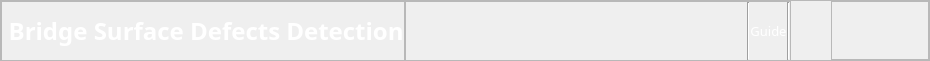
        <widget class="QFrame" name="frame_2">
         <property name="sizePolicy">
          <sizepolicy hsizetype="Preferred" vsizetype="Expanding">
           <horstretch>0</horstretch>
           <verstretch>1</verstretch>
          </sizepolicy>
         </property>
         <property name="minimumSize">
          <size>
           <width>0</width>
           <height>61</height>
          </size>
         </property>
         <property name="maximumSize">
          <size>
           <width>16777215</width>
           <height>61</height>
          </size>
         </property>
         <property name="styleSheet">
          <string notr="true">#frame_2{
	
	background-color: rgb(200, 200, 200);
}
QPushButton,#pushButton{
	border:none;
	color: rgb(255, 255, 255);
}
QPushButton:hover{
	padding-bottom:4px;
}</string>
         </property>
         <property name="frameShape">
          <enum>QFrame::StyledPanel</enum>
         </property>
         <property name="frameShadow">
          <enum>QFrame::Raised</enum>
         </property>
         <layout class="QHBoxLayout" name="horizontalLayout">
          <property name="spacing">
           <number>0</number>
          </property>
          <property name="leftMargin">
           <number>0</number>
          </property>
          <property name="topMargin">
           <number>0</number>
          </property>
          <property name="rightMargin">
           <number>0</number>
          </property>
          <property name="bottomMargin">
           <number>0</number>
          </property>
          <item>
           <widget class="QFrame" name="frame_4">
            <property name="sizePolicy">
             <sizepolicy hsizetype="Expanding" vsizetype="Preferred">
              <horstretch>1</horstretch>
              <verstretch>0</verstretch>
             </sizepolicy>
            </property>
            <property name="minimumSize">
             <size>
              <width>0</width>
              <height>60</height>
             </size>
            </property>
            <property name="frameShape">
             <enum>QFrame::StyledPanel</enum>
            </property>
            <property name="frameShadow">
             <enum>QFrame::Raised</enum>
            </property>
            <layout class="QHBoxLayout" name="horizontalLayout_2">
             <property name="spacing">
              <number>0</number>
             </property>
             <property name="leftMargin">
              <number>0</number>
             </property>
             <property name="topMargin">
              <number>0</number>
             </property>
             <property name="rightMargin">
              <number>0</number>
             </property>
             <property name="bottomMargin">
              <number>0</number>
             </property>
             <item>
              <widget class="QPushButton" name="pushButton">
               <property name="font">
                <font>
                 <family>微软雅黑</family>
                 <pointsize>18</pointsize>
                 <weight>75</weight>
                 <bold>true</bold>
                </font>
               </property>
               <property name="text">
                <string> Bridge Surface Defects Detection</string>
               </property>
               <property name="icon">
                <iconset resource="resource.qrc">
                 <normaloff>:/images/image/bridge_3.png</normaloff>:/images/image/bridge_3.png</iconset>
               </property>
               <property name="iconSize">
                <size>
                 <width>50</width>
                 <height>50</height>
                </size>
               </property>
              </widget>
             </item>
            </layout>
           </widget>
          </item>
          <item>
           <widget class="QFrame" name="frame_5">
            <property name="sizePolicy">
             <sizepolicy hsizetype="Expanding" vsizetype="Preferred">
              <horstretch>4</horstretch>
              <verstretch>0</verstretch>
             </sizepolicy>
            </property>
            <property name="minimumSize">
             <size>
              <width>0</width>
              <height>60</height>
             </size>
            </property>
            <property name="frameShape">
             <enum>QFrame::StyledPanel</enum>
            </property>
            <property name="frameShadow">
             <enum>QFrame::Raised</enum>
            </property>
            <layout class="QHBoxLayout" name="horizontalLayout_4">
             <property name="spacing">
              <number>0</number>
             </property>
             <property name="leftMargin">
              <number>0</number>
             </property>
             <property name="topMargin">
              <number>0</number>
             </property>
             <property name="rightMargin">
              <number>0</number>
             </property>
             <property name="bottomMargin">
              <number>0</number>
             </property>
             <item>
              <spacer name="horizontalSpacer_2">
               <property name="orientation">
                <enum>Qt::Horizontal</enum>
               </property>
               <property name="sizeHint" stdset="0">
                <size>
                 <width>341</width>
                 <height>20</height>
                </size>
               </property>
              </spacer>
             </item>
             <item>
              <widget class="Line" name="line">
               <property name="orientation">
                <enum>Qt::Vertical</enum>
               </property>
              </widget>
             </item>
             <item>
              <widget class="QPushButton" name="pushButton_5">
               <property name="font">
                <font>
                 <family>微软雅黑</family>
                 <pointsize>10</pointsize>
                 <weight>50</weight>
                 <italic>false</italic>
                 <bold>false</bold>
                 <underline>false</underline>
                </font>
               </property>
               <property name="text">
                <string>Guide</string>
               </property>
               <property name="icon">
                <iconset resource="resource.qrc">
                 <normaloff>:/icons/icons/guide.png</normaloff>:/icons/icons/guide.png</iconset>
               </property>
               <property name="iconSize">
                <size>
                 <width>25</width>
                 <height>25</height>
                </size>
               </property>
              </widget>
             </item>
             <item>
              <widget class="Line" name="line_2">
               <property name="orientation">
                <enum>Qt::Vertical</enum>
               </property>
              </widget>
             </item>
            </layout>
           </widget>
          </item>
          <item>
           <spacer name="horizontalSpacer">
            <property name="orientation">
             <enum>Qt::Horizontal</enum>
            </property>
            <property name="sizeHint" stdset="0">
             <size>
              <width>40</width>
              <height>20</height>
             </size>
            </property>
           </spacer>
          </item>
          <item>
           <widget class="QFrame" name="frame_6">
            <property name="sizePolicy">
             <sizepolicy hsizetype="Expanding" vsizetype="Preferred">
              <horstretch>1</horstretch>
              <verstretch>0</verstretch>
             </sizepolicy>
            </property>
            <property name="frameShape">
             <enum>QFrame::StyledPanel</enum>
            </property>
            <property name="frameShadow">
             <enum>QFrame::Raised</enum>
            </property>
            <layout class="QHBoxLayout" name="horizontalLayout_3">
             <property name="spacing">
              <number>0</number>
             </property>
             <property name="leftMargin">
              <number>0</number>
             </property>
             <property name="topMargin">
              <number>0</number>
             </property>
             <property name="rightMargin">
              <number>0</number>
             </property>
             <property name="bottomMargin">
              <number>0</number>
             </property>
             <item>
              <widget class="QPushButton" name="pushButton_2">
               <property name="text">
                <string/>
               </property>
               <property name="icon">
                <iconset resource="resource.qrc">
                 <normaloff>:/icons/icons/minus-bold.png</normaloff>:/icons/icons/minus-bold.png</iconset>
               </property>
              </widget>
             </item>
             <item>
              <widget class="QPushButton" name="pushButton_3">
               <property name="text">
                <string/>
               </property>
               <property name="icon">
                <iconset resource="resource.qrc">
                 <normaloff>:/icons/icons/max.png</normaloff>:/icons/icons/max.png</iconset>
               </property>
               <property name="iconSize">
                <size>
                 <width>20</width>
                 <height>20</height>
                </size>
               </property>
              </widget>
             </item>
             <item>
              <widget class="QPushButton" name="pushButton_4">
               <property name="text">
                <string/>
               </property>
               <property name="icon">
                <iconset resource="resource.qrc">
                 <normaloff>:/icons/icons/close.png</normaloff>:/icons/icons/close.png</iconset>
               </property>
               <property name="iconSize">
                <size>
                 <width>22</width>
                 <height>22</height>
                </size>
               </property>
              </widget>
             </item>
            </layout>
           </widget>
          </item>
         </layout>
        </widget>
